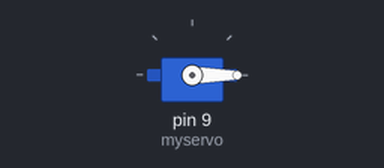
Recording of a sketch running on a simulated Arduino Uno, built with avr-gcc and run on an emulated ATmega328P. On the bench: servo.

Above: at 0.05 s.
Timing chart, 0 to 3.0 s (numbered marks = the images above):
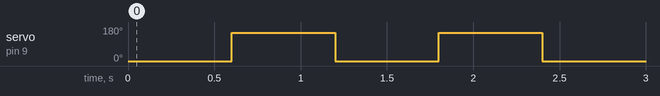

The sketch:

sketch_jun18c.ino
```cpp
#include <Servo.h>

Servo myservo;

void setup()
{
  myservo.attach(9);
  myservo.write(90);  // set servo to mid-point
}

void loop() {
   myservo.write(0);
  delay(600);
  myservo.write(150);
  delay(600);
  }
```

Measured:
- by itself, servo on pin 9 (myservo): alternates 150° for 0.60 s and 0° for 0.60 s
